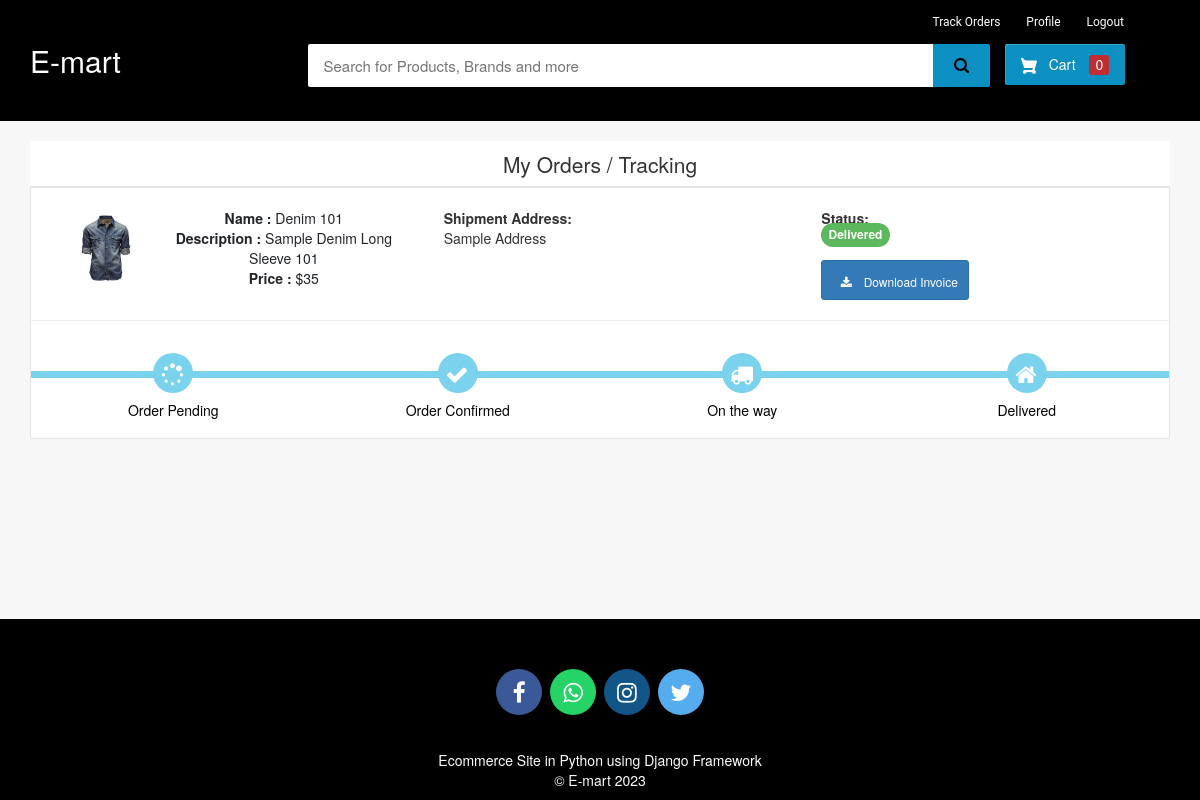
The app's page /my-order (signed in) with its own data.
### ecom/models.py (models this page shows, shortened)
class Product(models.Model):
    name=models.CharField(max_length=40)
    product_image= models.ImageField(upload_to='product_image/',null=True,blank=True)
    price = models.PositiveIntegerField()
    description=models.CharField(max_length=40)

class Orders(models.Model):
    STATUS =(
        ('Pending','Pending'),
        ('Order Confirmed','Order Confirmed'),
        ('Out for Delivery','Out for Delivery'),
        ('Delivered','Delivered'),
    )
    customer=models.ForeignKey('Customer', on_delete=models.CASCADE,null=True)
    product=models.ForeignKey('Product',on_delete=models.CASCADE,null=True)
    email = models.CharField(max_length=50,null=True)
    address = models.CharField(max_length=500,null=True)
    mobile = models.CharField(max_length=20,null=True)
    order_date= models.DateField(auto_now_add=True,null=True)
    status=models.CharField(max_length=50,null=True,choices=STATUS)

### ecom/views.py (the view)
# urls.py: path('my-order', views.my_order_view,name='my-order'),
@login_required(login_url='customerlogin')
@user_passes_test(is_customer)
def my_order_view(request):
    customer=models.Customer.objects.get(user_id=request.user.id)
    orders=models.Orders.objects.all().filter(customer_id = customer)
    ordered_products=[]
    for order in orders:
        ordered_product=models.Product.objects.all().filter(id=order.product.id)
        ordered_products.append(ordered_product)
    return render(request,'ecom/my_order.html',{'data':zip(ordered_products,orders)})

### ecom/views.py (called while the page is built)
def is_customer(user):
    return user.groups.filter(name='CUSTOMER').exists()

### templates/ecom/my_order.html (shortened to what this page needs)
{% extends 'ecom/customer_base.html' %} {% load static %} {% block content %}
<br>
<div class="container">
    <header class="card-header" style="text-align:center; font-size: 21px"> My Orders / Tracking </header>
    {% for products,order in data %}
    <article class="card">
        <div class="card-body">
            <ul class="row" style="margin-left:20px;margin-top:20px;">
                <li class="col-md-4">
                    <figure class="itemside mb-3">
                        {%for product in products%}
                        <div class="aside"><img src="{% static product.product_image.url %}" class="img-sm border"></div>
                        <figcaption class="info align-self-center">
                            <p class="title"><strong>Name : </strong>{{product.name}} <br> <strong>Description : </strong>{{product.description}} <br> <strong>Price : </strong>${{product.price}}</p>
                        </figcaption>
                    </figure>
                </li>
                <li class="col-md-4">
                    <div class="col"> <strong>Shipment Address:</strong> <br> {{order.address}}</div>
                </li>
                <li class="col-md-4">
                    <div class="col"> <strong>Status:</strong> <br> {% if order.status == 'Pending'%}
                        <td> <span class="label label-info" style="font-size: 12px; border-radius: 30px;">{{order.status}}</span></td>
                        {% elif order.status == 'Delivered' %}
                        <td> <span class="label label-success" style="font-size: 12px; border-radius: 30px;">{{order.status}}</span></td>
                        {% elif order.status == 'Out for Delivery' %}
                        <td> <span class="label label-default" style="font-size: 12px; border-radius: 30px;">{{order.status}}</span></td>
                        {%else%}
                        <td> <span class="label label-primary" style="font-size: 12px; border-radius: 30px;">{{order.status}}</span></td>
                        {%endif%}
                    </div> <br>
                    <a class="btn btn-primary btn-sm rounded-0" style="text-decoration:none;" href="{% url 'download-invoice' order.id product.id  %}" target="_blank"><i class="fa fa-download " style="font-size: 12px;height:auto"></i> Download Invoice</a>
                </li>
                {%endfor%}
            </ul>
            <hr>
            <div class="track">
                {%if order.status == 'Pending' %}
                <div class="step active"> <span class="icon"> <i style="padding-top:.2em; padding-right:.5em;" class="fa fa-spinner"></i> </span> <span class="text">Order Pending</span> </div>
                <div class="step "> <span class="icon"> <i style="padding-top:.2em; padding-right:.5em;" class="fa fa-check"></i> </span> <span class="text"> Order Confirmed</span> </div>
                <div class="step "> <span class="icon"> <i style="padding-top:.2em; padding-right:.5em;" class="fa fa-truck"></i> </span> <span class="text"> On the way </span> </div>
                <div class="step "> <span class="icon"> <i style="padding-top:.2em; padding-right:.5em;" class="fa fa-home"></i> </span> <span class="text">Delivered</span> </div>
                {%else%}
                <div class="step active"> <span class="icon"> <i style="padding-top:.2em; padding-right:.5em;" class="fa fa-spinner"></i> </span> <span class="text">Order Pending</span> </div>
                <div class="step active"> <span class="icon"> <i style="padding-top:.2em; padding-right:.5em;" class="fa fa-check"></i> </span> <span class="text"> Order Confirmed</span> </div>
                <div class="step active"> <span class="icon"> <i style="padding-top:.2em; padding-right:.5em;" class="fa fa-truck"></i> </span> <span class="text"> On the way </span> </div>
                <div class="step active"> <span class="icon"> <i style="padding-top:.2em; padding-right:.5em;" class="fa fa-home"></i> </span> <span class="text">Delivered</span> </div>
                {%endif%}
            </div>
        </div>
    </article><br> {%endfor%}
</div>
<br><br><br><br><br> {% endblock content %}

### templates/ecom/customer_base.html (style rules this page uses)
body { background-color: #f7f7f7; }
.fa { font-size: 23px; width: 2em; height: 2em; text-align: center; text-decoration: none; margin: 5px 2px; border-radius: 50%; padding-top: 0.5em; }
p { text-align: center; }

### templates/ecom/my_order.html (style rules this page uses)
body { background-color: #f7f7f7; }
.container { margin-top: 0px; margin-bottom: 0px }
.card { position: relative; display: -webkit-box; display: -ms-flexbox; display: flex; -webkit-box-orient: vertical; -webkit-box-direction: normal; -ms-flex-direction: column; flex-direction: column; min-width: 0; word-wrap: break-word; background-color: #fff; background-clip: border-box; border: 1px solid rgba(0, 0, 0, 0.1); border-radius: 0.10rem }
.card-header:first-child { border-radius: calc(0.37rem - 1px) calc(0.37rem - 1px) 0 0 }
.card-header { padding: 0.75rem 1.25rem; margin-bottom: 0; background-color: #fff; border-bottom: 1px solid rgba(0, 0, 0, 0.1) }
.track { position: relative; background-color: #ddd; height: 7px; display: -webkit-box; display: -ms-flexbox; display: flex; margin-bottom: 60px; margin-top: 50px }
.track .step { -webkit-box-flex: 1; -ms-flex-positive: 1; flex-grow: 1; width: 25%; margin-top: -18px; text-align: center; position: relative }
.track .step.active:before { background: #7ad2ed }
.track .step::before { height: 7px; position: absolute; content: ""; width: 100%; left: 0; top: 18px }
.track .step.active .icon { background: #7ad2ed; color: #fff }
.track .icon { display: inline-block; width: 40px; height: 40px; line-height: 40px; position: relative; border-radius: 100%; background: #ddd }
.track .step.active .text { font-weight: 400; color: #000 }
.track .text { display: block; margin-top: 7px }
.itemside { position: relative; display: -webkit-box; display: -ms-flexbox; display: flex; width: 100% }
.itemside .aside { position: relative; -ms-flex-negative: 0; flex-shrink: 0 }
.img-sm { width: 80px; height: 80px; padding: 7px }
ul.row, ul.row-sm { list-style: none; padding: 0 }
.itemside .info { padding-left: 15px; padding-right: 7px }
.itemside .title { display: block; margin-bottom: 5px; color: #212529 }
p { margin-top: 0; margin-bottom: 1rem }

### records on screen
Orders: address "Sample Address", status "Delivered", shows "Order Pending"
Product: product_image (picture), name "Denim 101", description "Sample Denim Long Sleeve 101", price "35"
